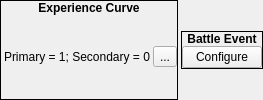
       <widget class="QWidget" name="widget_56" native="true">
        <property name="sizePolicy">
         <sizepolicy hsizetype="Preferred" vsizetype="Fixed">
          <horstretch>0</horstretch>
          <verstretch>0</verstretch>
         </sizepolicy>
        </property>
        <layout class="QHBoxLayout" name="horizontalLayout_44">
         <property name="spacing">
          <number>3</number>
         </property>
         <property name="margin">
          <number>0</number>
         </property>
         <item>
          <widget class="QFrame" name="frame_61">
           <property name="sizePolicy">
            <sizepolicy hsizetype="Preferred" vsizetype="Preferred">
             <horstretch>0</horstretch>
             <verstretch>0</verstretch>
            </sizepolicy>
           </property>
           <property name="frameShape">
            <enum>QFrame::Box</enum>
           </property>
           <property name="frameShadow">
            <enum>QFrame::Plain</enum>
           </property>
           <layout class="QVBoxLayout" name="verticalLayout_139">
            <property name="spacing">
             <number>0</number>
            </property>
            <property name="margin">
             <number>0</number>
            </property>
            <item>
             <widget class="QLabel" name="label_119">
              <property name="sizePolicy">
               <sizepolicy hsizetype="Preferred" vsizetype="Fixed">
                <horstretch>0</horstretch>
                <verstretch>0</verstretch>
               </sizepolicy>
              </property>
              <property name="font">
               <font>
                <weight>75</weight>
                <bold>true</bold>
               </font>
              </property>
              <property name="text">
               <string>Experience Curve</string>
              </property>
              <property name="alignment">
               <set>Qt::AlignCenter</set>
              </property>
             </widget>
            </item>
            <item>
             <widget class="QWidget" name="widget_67" native="true">
              <layout class="QHBoxLayout" name="horizontalLayout_32">
               <property name="spacing">
                <number>3</number>
               </property>
               <property name="leftMargin">
                <number>3</number>
               </property>
               <property name="topMargin">
                <number>0</number>
               </property>
               <property name="rightMargin">
                <number>0</number>
               </property>
               <property name="bottomMargin">
                <number>0</number>
               </property>
               <item>
                <widget class="QLabel" name="lblExperienceCurve">
                 <property name="sizePolicy">
                  <sizepolicy hsizetype="Preferred" vsizetype="Fixed">
                   <horstretch>0</horstretch>
                   <verstretch>0</verstretch>
                  </sizepolicy>
                 </property>
                 <property name="text">
                  <string>Primary = 1; Secondary = 0</string>
                 </property>
                </widget>
               </item>
               <item>
                <widget class="QToolButton" name="tbConfigureExperienceCurve">
                 <property name="text">
                  <string>...</string>
                 </property>
                 <property name="icon">
                  <iconset resource="gui_icons.qrc">
                   <normaloff>:/icons/configure.png</normaloff>:/icons/configure.png</iconset>
                 </property>
                </widget>
               </item>
              </layout>
             </widget>
            </item>
           </layout>
          </widget>
         </item>
         <item>
          <widget class="QFrame" name="frame_67">
           <property name="sizePolicy">
            <sizepolicy hsizetype="Fixed" vsizetype="Fixed">
             <horstretch>0</horstretch>
             <verstretch>0</verstretch>
            </sizepolicy>
           </property>
           <property name="frameShape">
            <enum>QFrame::Box</enum>
           </property>
           <property name="frameShadow">
            <enum>QFrame::Plain</enum>
           </property>
           <layout class="QVBoxLayout" name="verticalLayout_154">
            <property name="spacing">
             <number>0</number>
            </property>
            <property name="margin">
             <number>0</number>
            </property>
            <item>
             <widget class="QLabel" name="label_120">
              <property name="sizePolicy">
               <sizepolicy hsizetype="Preferred" vsizetype="Fixed">
                <horstretch>0</horstretch>
                <verstretch>0</verstretch>
               </sizepolicy>
              </property>
              <property name="font">
               <font>
                <weight>75</weight>
                <bold>true</bold>
               </font>
              </property>
              <property name="text">
               <string>Battle Event</string>
              </property>
              <property name="alignment">
               <set>Qt::AlignCenter</set>
              </property>
             </widget>
            </item>
            <item>
             <widget class="QWidget" name="widget_77" native="true">
              <layout class="QHBoxLayout" name="horizontalLayout_45">
               <property name="spacing">
                <number>0</number>
               </property>
               <property name="margin">
                <number>0</number>
               </property>
               <item>
                <widget class="QPushButton" name="bConfigureBattleEvent">
                 <property name="sizePolicy">
                  <sizepolicy hsizetype="Fixed" vsizetype="Fixed">
                   <horstretch>0</horstretch>
                   <verstretch>0</verstretch>
                  </sizepolicy>
                 </property>
                 <property name="text">
                  <string>Configure</string>
                 </property>
                 <property name="icon">
                  <iconset resource="gui_icons.qrc">
                   <normaloff>:/icons/configure.png</normaloff>:/icons/configure.png</iconset>
                 </property>
                </widget>
               </item>
              </layout>
             </widget>
            </item>
           </layout>
          </widget>
         </item>
        </layout>
       </widget>
